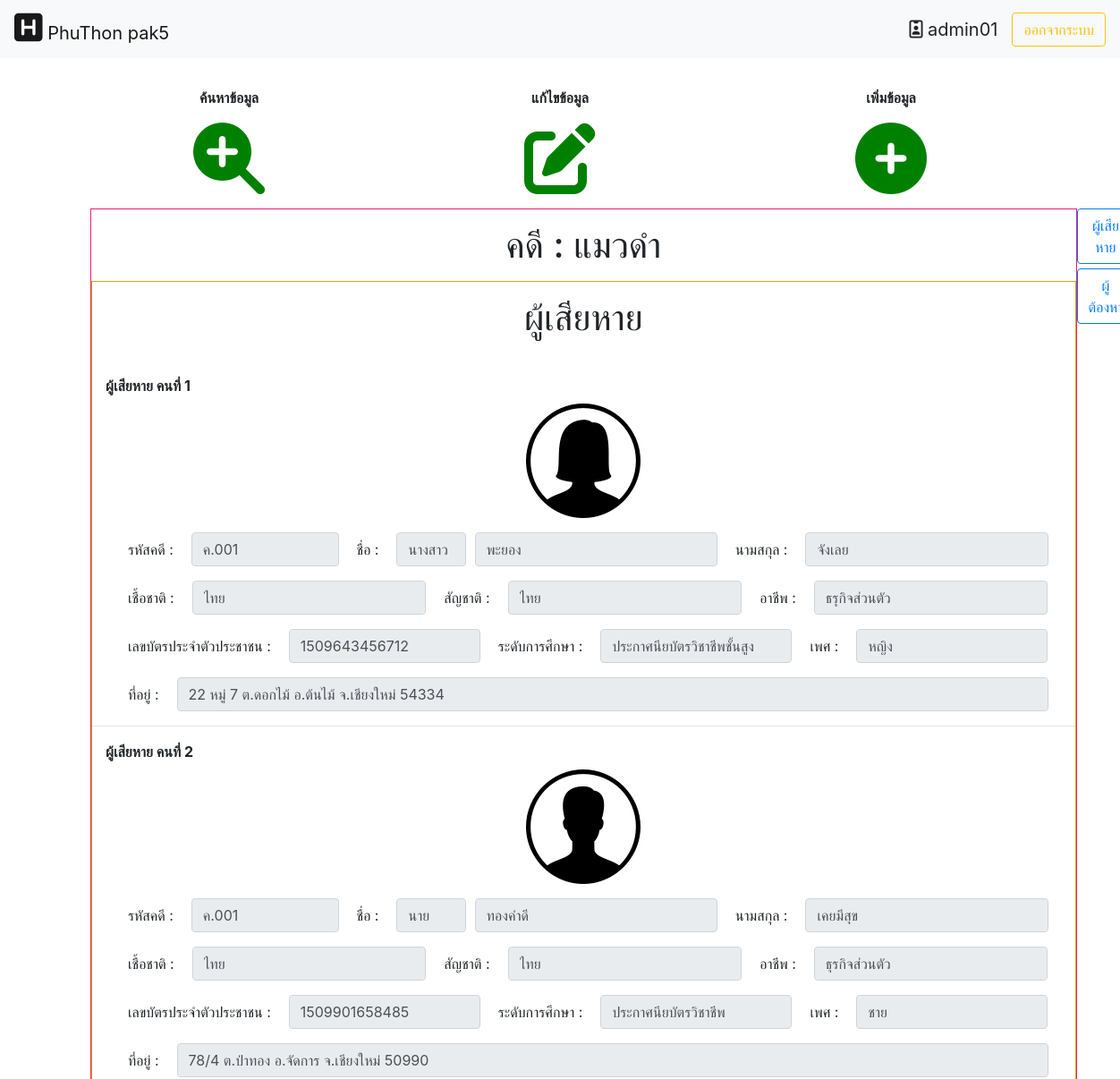
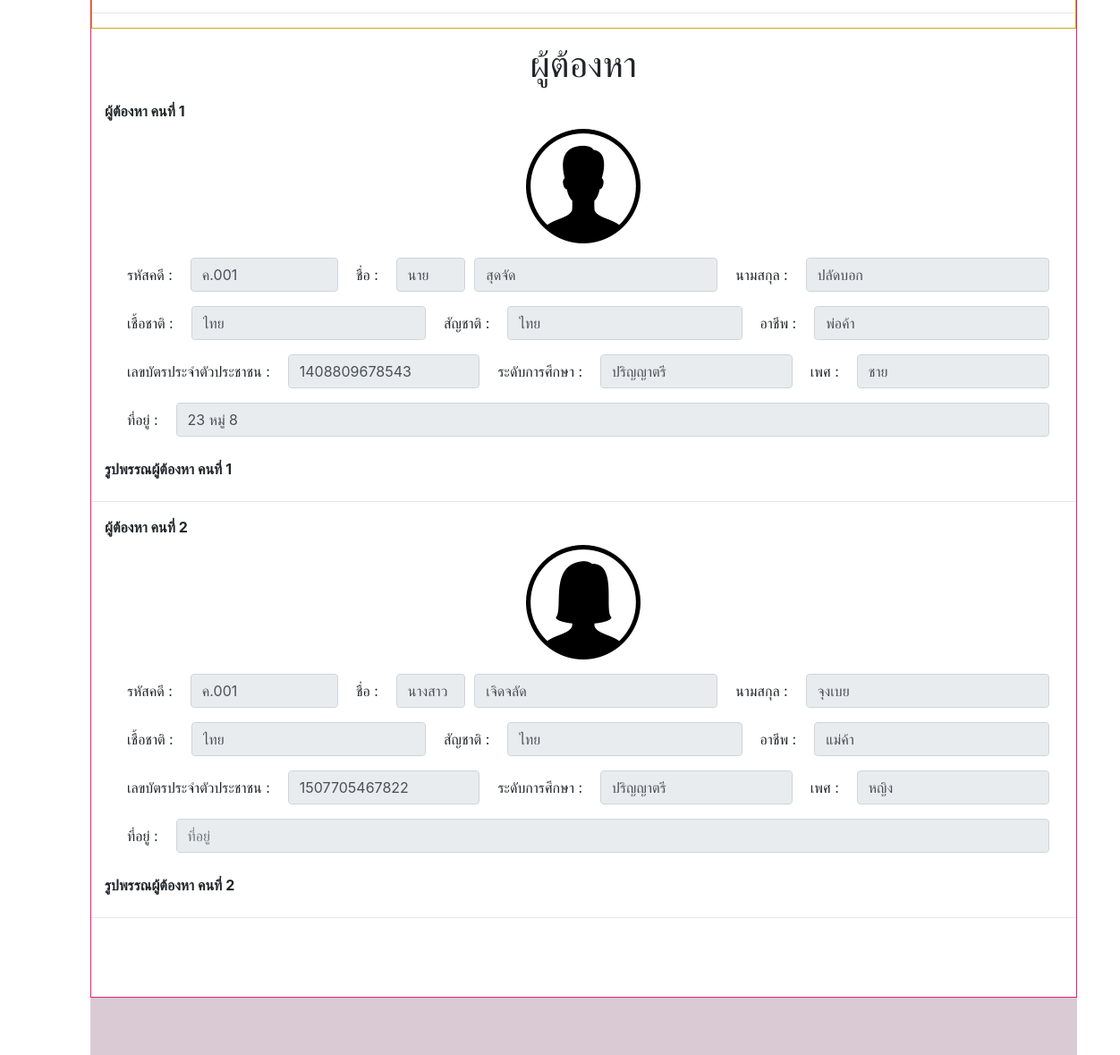
The page /module/main/home.php?datacase=ค.001&module=1&action=1 (signed in) on the database its author committed (2 pictures, top to bottom).
### tables this page shows
CREATE TABLE `case_name` (
  `case_id` varchar(255) NOT NULL,
  `case_name` varchar(255) NOT NULL,
  `case_type` tinyint(2) NOT NULL,
  `case_savetime` timestamp NOT NULL DEFAULT current_timestamp() ON UPDATE current_timestamp()
);

CREATE TABLE `victim` (
  `case_id` varchar(255) NOT NULL,
  `title_name` varchar(255) NOT NULL,
  `victim_name` varchar(255) NOT NULL,
  `victim_lastname` varchar(255) NOT NULL,
  `victim_sex` tinyint(2) NOT NULL,
  `victim_idcard` char(13) NOT NULL,
  `victim_address` text DEFAULT NULL,
  `victim_education` tinyint(2) NOT NULL,
  `victim_image` varchar(255) DEFAULT NULL,
  `victim_race` varchar(255) NOT NULL,
  `victim_nationality` varchar(255) NOT NULL,
  `victim_career` varchar(255) NOT NULL
);

CREATE TABLE `education` (
  `edu_id` tinyint(2) NOT NULL,
  `edu_name` varchar(255) NOT NULL
);

CREATE TABLE `villain` (
  `case_id` varchar(255) NOT NULL,
  `title_name` varchar(255) NOT NULL,
  `villain_name` varchar(255) NOT NULL,
  `villain_lastname` varchar(255) NOT NULL,
  `villain_sex` tinyint(2) NOT NULL,
  `villain_idcard` char(13) NOT NULL,
  `villain_address` text DEFAULT NULL,
  `villain_education` tinyint(2) DEFAULT NULL,
  `villain_image` varchar(255) DEFAULT NULL,
  `villain_race` varchar(255) NOT NULL,
  `villain_nationality` varchar(255) NOT NULL,
  `villain_career` varchar(255) NOT NULL
);

### module/view/view_data.php (the view, shortened to what this page needs)
<?php
$con = connect_db();
  ?>
<div class="container bigbody">
  <div  class="topbigbody">
    <div class="subbigbody">
    <div class="row">
    <div class="col-sm-4">
    <p class="text-center"><b>ค้นหาข้อมูล</b></p>
      <a href="#" id="myBtnSc">
      <p class="text-center"><i class="fas fa-search-plus" style="font-size: 80px"></i></i></p>
      </a>
    </div>
    <div class="col-sm-4">
      <p class="text-center"><b>แก้ไขข้อมูล</b></p>
      <a href="#">
      <p class="text-center"><i class="fas fa-edit" style="font-size: 80px"></i></p>
      </a>
    </div>
    <div class="col-sm-4">
      <p class="text-center"><b>เพิ่มข้อมูล</b></p>
      <a href="#">
      <p class="text-center"><i class="fas fa-plus-circle" style="font-size: 80px"></i></i></p>
      </a>
    </div>
    </div>
    </div>
    </div>
    <div class="col-md">
    <section class="bf-footer">
    <div class="namecase">
      <form>
      <?php
      if(empty($_GET['datacase'])){
        $data = "";
      }else{
        $data=$_GET['datacase'];
      }
      $show_case = mysqli_query($con,"SELECT case_name FROM case_name WHERE case_id = '$data'")or die("case error".mysqli_error($con));
      list($case_name)=mysqli_fetch_row($show_case);
      ?>
      <p><h1 class="text-center">คดี : <?php echo $case_name ?></h1></p>
      </form>
    </div>
    <div class="victim">
      <p><h1 class="text-center">ผู้เสียหาย</h1></p>
      <br>
      <form>
      <?php
      if(empty($_GET['datacase'])){
        $data = "";
      }else{
        $data=$_GET['datacase'];
        $i=1;
        $result_chk_victim = mysqli_query($con,"SELECT case_id FROM victim  WHERE case_id = '$data'")or die("resualt_chk_victim sqli error".mysqli_error($con));
        $result_victim = mysqli_query($con,"SELECT vm.title_name, vm.victim_name,vm.victim_lastname,vm.victim_sex,vm.victim_idcard,vm.victim_address,ed.edu_name,vm.victim_image,vm.victim_race,vm.victim_nationality,vm.victim_career FROM victim as vm  INNER JOIN education as ed ON vm.victim_education = ed.edu_id WHERE case_id = '$data'")or die("resualt_victim sqli error".mysqli_error($con));
        list($case_id)=mysqli_fetch_row($result_chk_victim);
        if(empty($case_id)){
          ?><script>swal("sorry!", "ไม่พบข้อมูลบางส่วน!", "error")</script><?php
          echo "<h5 class='text-center'>----ไม่พบข้อมูล----</h5>";
        }else {
        while(list($title_name,$victim_name,$victim_lastname,$victim_sex,$victim_idcard,$victim_address,$victim_education,$victim_image,$victim_race,$victim_nationality,$victim_careen)=mysqli_fetch_row($result_victim)){
          if($victim_sex == 1){
            $sex_name = "ชาย";
          }else{
            $sex_name = "หญิง";
          }
        ?>
         <div class="col-md">
          <b><label for="formGroupExampleInput">ผู้เสียหาย คนที่ <?php echo $i; $i++?></label></b>
          <p><img src="../../image/<?php echo $victim_image; ?>.png" class="img-fluid mx-auto d-block" alt="Responsive image"></p>
          <div class="col-md">
          <div class="form-row">
          <div>
              <label class="col-sm col-form-label">รหัสคดี : </label>
          </div>
          <div class="col-2">
              <input type="text" class="form-control" placeholder="รหัสคดี <?php echo $case_id; ?>" value="<?php echo $case_id; ?>" readonly>
            </div>
            <div>
              <label class="col-sm col-form-label">ชื่อ : </label>
            </div>
            <div class="col-1">
              <input type="text" class="form-control" placeholder="คำนำหน้าชื่อ" value="<?php echo $title_name; ?>" readonly>
            </div>
            <div class="col-md">
              <input type="text" class="form-control" placeholder="ชื่อ" value="<?php echo $victim_name; ?>" readonly>
            </div>
            <div>
              <label class="col-sm col-form-label">นามสกุล : </label>
            </div>
            <div class="col-md">
              <input type="text" class="form-control" placeholder="นามสกุล" value="<?php echo $victim_lastname; ?>" readonly>
            </div>
            </div>
          </div>
          <div class="col-md">
          <div class="form-row">
            <div>
              <label class="col-sm col-form-label">เชื้อชาติ : </label>
            </div>
            <div class="col-md">
              <input type="text" class="form-control" placeholder="เชื้อชาติ" value="<?php echo $victim_race; ?>" readonly>
            </div>
            <div>
              <label class="col-sm col-form-label">สัญชาติ : </label>
            </div>
            <div class="col-md">
              <input type="text" class="form-control" placeholder="สัญชาติ" value="<?php echo $victim_nationality; ?>" readonly>
            </div>
            <div>
              <label class="col-sm col-form-label">อาชีพ : </label>
            </div>
            <div class="col-md">
            <input type="text" class="form-control" placeholder="อาชีพ" value="<?php echo $victim_careen; ?>" readonly>
            </div>
          </div>
          </div>
        <div class="col-md">
          <div class="form-row">
          <div>
              <label class="col-sm col-form-label">เลขบัตรประจำตัวประชาชน : </label>
            </div>
            <div class="col-md">
              <input type="text" class="form-control" placeholder="เลขบัตรประจำตัวประชาชน" value="<?php echo $victim_idcard; ?>" readonly>
            </div>
            <div>
              <label class="col-sm col-form-label">ระดับการศึกษา : </label>
            </div>
            <div class="col-md">
              <input type="text" class="form-control" placeholder="ระดับการศึกษา" value="<?php echo $victim_education; ?>" readonly>
            </div>
            <div>
              <label class="col-sm col-form-label">เพศ : </label>
            </div>
            <div class="col-md">
              <input type="text" class="form-control" placeholder="เพศ" value="<?php echo $sex_name; ?>" readonly>
            </div>
          </div>
        </div>
            <div class="col-md">
            <div class="form-row">
            <div>
              <label class="col-sm col-form-label">ที่อยู่ : </label>
            </div>
            <div class="col-md">
            <input type="text" class="form-control" placeholder="ที่อยู่" value="<?php echo $victim_address; ?>" readonly>
            </div>
            </div>
          </div>
        </div>
        <hr>
      <?php
      }
    }
  }
      ?>
      </form>
     </div>
     <div class="villain">
     <p><h1 class="text-center">ผู้ต้องหา</h1></p>
     <form>
      <?php
      if(empty($_GET['datacase'])){
        $data = "";
      }else{
        $data=$_GET['datacase'];
        $i=1;
        $result_chk_villain = mysqli_query($con,"SELECT case_id FROM villain WHERE case_id = '$data'")or die("resualt_villain sqli error".mysqli_error($con));
        $result_villain = mysqli_query($con,"SELECT vl.title_name,vl.villain_name,vl.villain_lastname,vl.villain_sex,vl.villain_idcard,vl.villain_address,ed.edu_name,vl.villain_image,vl.villain_race,vl.villain_nationality,vl.villain_career FROM villain as vl INNER JOIN education as ed ON vl.villain_education = ed.edu_id WHERE case_id = '$data'")or die("resualt_villain sqli error".mysqli_error($con));
        list($case_id)=mysqli_fetch_row($result_chk_villain);
        if(empty($case_id)){
          ?><script>swal("sorry!", "ไม่พบข้อมูลบางส่วน!", "error")</script><?php
          echo "<h5 class='text-center'>----ไม่พบข้อมูล----</h5>";
        }else{
        while(list($title_name,$villain_name,$villain_lastname,$villain_sex,$villain_idcard,$villain_address,$villain_education,$villain_image,$villain_race,$villain_nationality,$villain_career)=mysqli_fetch_row($result_villain)){
          if($villain_sex == 1){
            $sex_name = "ชาย";
          }else{
            $sex_name = "หญิง";
          }
        ?>
         <div class="col-md">
          <b><label for="formGroupExampleInput">ผู้ต้องหา คนที่ <?php echo $i; ?></label></b>
          <p><img src="../../image/<?php echo $villain_image; ?>.png" class="img-fluid mx-auto d-block" alt="Responsive image"></p>
          <div class="col-md">
          <div class="form-row">
          <div>
              <label class="col-sm col-form-label">รหัสคดี : </label>
          </div>
          <div class="col-2">
              <input type="text" class="form-control" placeholder="รหัสคดี <?php echo $case_id; ?>" value="<?php echo $case_id; ?>" readonly>
            </div>
            <div>
              <label class="col-sm col-form-label">ชื่อ : </label>
            </div>
            <div class="col-1">
              <input type="text" class="form-control" placeholder="คำนำหน้าชื่อ" value="<?php echo $title_name; ?>" readonly>
            </div>
            <div class="col-md">
              <input type="text" class="form-control" placeholder="ชื่อ" value="<?php echo $villain_name; ?>" readonly>
            </div>
            <div>
              <label class="col-sm col-form-label">นามสกุล : </label>
            </div>
            <div class="col-md">
              <input type="text" class="form-control" placeholder="นามสกุล" value="<?php echo $villain_lastname; ?>" readonly>
            </div>
            </div>
            </div>
          <div class="col-md">
          <div class="form-row">
            <div>
              <label class="col-sm col-form-label">เชื้อชาติ : </label>
            </div>
            <div class="col-md">
              <input type="text" class="form-control" placeholder="เชื้อชาติ" value="<?php echo $villain_race; ?>" readonly>
            </div>
            <div>
              <label class="col-sm col-form-label">สัญชาติ : </label>
            </div>
            <div class="col-md">
              <input type="text" class="form-control" placeholder="สัญชาติ" value="<?php echo $villain_nationality; ?>" readonly>
            </div>
            <div>
              <label class="col-sm col-form-label">อาชีพ : </label>
            </div>
            <div class="col-md">
            <input type="text" class="form-control" placeholder="อาชีพ" value="<?php echo $villain_career; ?>" readonly>
            </div>
          </div>
          </div>
            <div class="col-md">
              <div class="form-row">
              <div>
                  <label class="col-sm col-form-label">เลขบัตรประจำตัวประชาชน : </label>
                </div>
                <div class="col-md">
                  <input type="text" class="form-control" placeholder="เลขบัตรประจำตัวประชาชน" value="<?php echo $villain_idcard; ?>" readonly>
                </div>
                <div>
                  <label class="col-sm col-form-label">ระดับการศึกษา : </label>
                </div>
                <div class="col-md">
                  <input type="text" class="form-control" placeholder="ระดับการศึกษา" value="<?php echo $villain_education; ?>" readonly>
                </div>
                <div>
                  <label class="col-sm col-form-label">เพศ : </label>
                </div>
                <div class="col-md">
                  <input type="text" class="form-control" placeholder="เพศ" value="<?php echo $sex_name; ?>" readonly>
                </div>
              </div>
            </div>
            <div class="col-md">
            <div class="form-row">
            <div>
              <label class="col-sm col-form-label">ที่อยู่ : </label>
            </div>
            <div class="col-md">
            <input type="text" class="form-control" placeholder="ที่อยู่" value="<?php echo $villain_address; ?>" readonly>
            </div>
            </div>
          </div>
          <br>
              <b><label for="formGroupExampleInput">รูปพรรณผู้ต้องหา คนที่ <?php echo $i;?></label></b>
        </div>
        <hr>
        <?php
        $i++;
        }
      }
    }
      ?>
      </div>
     <br>
     <br>
     <br>
</section>
<aside class="menu">
    <ul style="list-style-type: none;margin:0;padding:0;">
      <li style="margin:0px 0px 5px 0px;"><a href="#ผู้เสียหาย"><button type="button" class="btn btn-outline-primary">ผู้เสียหาย</button></a></li>
      <li style="margin:0px 0px 5px 0px;"><a href="#ผู้ต้องหา"><button type="button" class="btn btn-outline-primary">ผู้ต้องหา</button></a></li>
    </ul>
</aside>
<div class="footer-view"></div>
</div>
</div>

### module/main/home.php (shortened to what this page needs)
<html lang="en">
<head>
  <link rel="stylesheet" href="https://maxcdn.bootstrapcdn.com/bootstrap/4.3.1/css/bootstrap.min.css">
  <link rel="stylesheet" type="text/css" href="https://cdn.datatables.net/v/dt/dt-1.10.18/datatables.min.css"/>
  <link rel="stylesheet" href="home.css">
</head>
<body>
 <nav class="navbar navbar-expand-lg navbar-light bg-light">
  <a class="navbar-brand" href="home.php"><i style="font-size: 36px" class="fas fa-h-square"></i> PhuThon pak5</a>
  <div class="collapse navbar-collapse" id="navbarTogglerDemo03">
    <form class="form-inline my-2 my-lg-0">
    <a class="navbar-brand"><i class="far fa-id-badge"></i> <?php echo $_SESSION['user_name']; ?></a>
    <a href="../fuction/destroy_session.php"><button class="btn btn-outline-warning my-2 my-sm-0" type="button">ออกจากระบบ</button></a>
    </form>
  </div>
</nav>
<div class="container bigbody">
<?php
include("../fuction/fc_module.php");
if(empty($_GET['module'])||empty($_GET['action'])){
  module(0,0);
}else{
  module($_GET['module'],$_GET['action']);
}
?>
  </div>
</body>
</html>

### module/fuction/fc_module.php (shortened to what this page needs)
<?php
    function module($module,$action){
        $m = "";
        $a = "";
        switch($module){
            case 1 : $m="view"; break;
        }
        switch($action){
            case 1 : $a="view_data.php"; break;
        }
        if($m=="404"||$a=="404.php"){
            include("../404/404.php");
        }else{
            include("../$m/$a");
        }
    }
?>

### module/main/home.css (style rules this page uses)
.subbigbody { padding-top: 3%; }
a { color: green; }
.bf-footer { border: 1px solid #f31d76; float: left; width: 105%; }
.menu { display: flex; }
.footer-view { background-color: #d9cad3; padding: 2rem; width: 105%; }
.victim { border: 1px solid #caae11; }

### rows shown on the page
case_name: case_name "แมวดำ"
victim: victim_image (picture), value "ค.001", title_name "นางสาว", victim_name "พะยอง", victim_lastname "จังเลย", victim_race "ไทย", victim_nationality "ไทย", victim_career "ธรุกิจส่วนตัว", victim_idcard "1509643456712", victim_education.edu_name "ประกาศนียบัตรวิชาชีพชั้นสูง", victim_sex "หญิง", victim_address "22 หมู่ 7 ต.ดอกไม้ อ.ต้นไม้ จ.เชียงใหม่ 54334"
victim: victim_image (picture), value "ค.001", title_name "นาย", victim_name "ทองคำดี", victim_lastname "เคยมีสุข", victim_race "ไทย", victim_nationality "ไทย", victim_career "ธุรกิจส่วนตัว", victim_idcard "1509901658485", victim_education.edu_name "ประกาศนียบัตรวิชาชีพ", victim_sex "ชาย", victim_address "78/4 ต.ป่าทอง อ.จัดการ จ.เชียงใหม่ 50990"
villain: villain_image (picture), value "ค.001", title_name "นาย", villain_name "สุดจัด", villain_lastname "ปลัดบอก", villain_race "ไทย", villain_nationality "ไทย", villain_career "พ่อค้า", villain_idcard "1408809678543", villain_education.edu_name "ปริญญาตรี", villain_sex "ชาย", villain_address "23 หมู่ 8"
villain: villain_image (picture), value "ค.001", title_name "นางสาว", villain_name "เจิดจลัด", villain_lastname "จุงเบย", villain_race "ไทย", villain_nationality "ไทย", villain_career "แม่ค้า", villain_idcard "1507705467822", villain_education.edu_name "ปริญญาตรี", villain_sex "หญิง"

### other values the page prints
$_SESSION['user_name'] "admin01"
